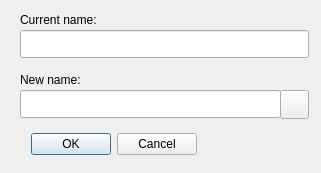
<?xml version="1.0" encoding="UTF-8"?>
<ui version="4.0">
 <class>Experiment_Name_Form</class>
 <widget class="QWidget" name="Experiment_Name_Form">
  <property name="geometry">
   <rect>
    <x>0</x>
    <y>0</y>
    <width>321</width>
    <height>173</height>
   </rect>
  </property>
  <property name="windowTitle">
   <string>Change experiment name</string>
  </property>
  <widget class="QLabel" name="label_1">
   <property name="geometry">
    <rect>
     <x>20</x>
     <y>10</y>
     <width>101</width>
     <height>20</height>
    </rect>
   </property>
   <property name="text">
    <string>Current name:</string>
   </property>
  </widget>
  <widget class="QLineEdit" name="lineEdit_1">
   <property name="geometry">
    <rect>
     <x>20</x>
     <y>30</y>
     <width>289</width>
     <height>28</height>
    </rect>
   </property>
  </widget>
  <widget class="QLabel" name="label_2">
   <property name="geometry">
    <rect>
     <x>20</x>
     <y>70</y>
     <width>101</width>
     <height>20</height>
    </rect>
   </property>
   <property name="text">
    <string>New name:</string>
   </property>
  </widget>
  <widget class="QLineEdit" name="lineEdit_2">
   <property name="geometry">
    <rect>
     <x>20</x>
     <y>90</y>
     <width>261</width>
     <height>28</height>
    </rect>
   </property>
  </widget>
  <widget class="QDialogButtonBox" name="confirm_buttonBox">
   <property name="geometry">
    <rect>
     <x>30</x>
     <y>130</y>
     <width>167</width>
     <height>29</height>
    </rect>
   </property>
   <property name="standardButtons">
    <set>QDialogButtonBox::Cancel|QDialogButtonBox::Ok</set>
   </property>
  </widget>
  <widget class="QPushButton" name="clear_pushButton">
   <property name="geometry">
    <rect>
     <x>280</x>
     <y>90</y>
     <width>29</width>
     <height>29</height>
    </rect>
   </property>
   <property name="text">
    <string/>
   </property>
   <property name="icon">
    <iconset resource="icons.qrc">
     <normaloff>:/remove_icon.png</normaloff>:/remove_icon.png</iconset>
   </property>
   <property name="iconSize">
    <size>
     <width>25</width>
     <height>25</height>
    </size>
   </property>
  </widget>
 </widget>
 <resources>
  <include location="icons.qrc"/>
 </resources>
 <connections/>
</ui>
